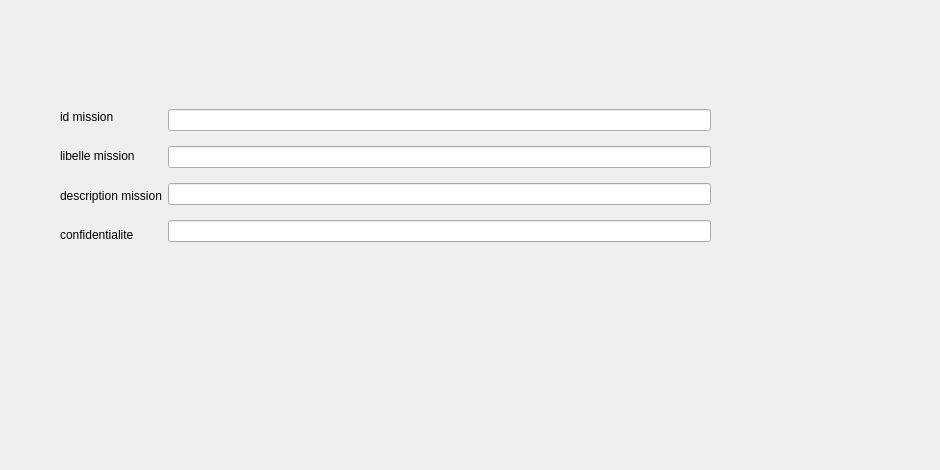
     <widget class="QWidget" name="tab_7">
      <attribute name="title">
       <string>ajouter</string>
      </attribute>
      <widget class="QPushButton" name="pb_ajouter_3">
       <property name="geometry">
        <rect>
         <x>340</x>
         <y>260</y>
         <width>181</width>
         <height>34</height>
        </rect>
       </property>
       <property name="styleSheet">
        <string notr="true">
background-color: transparent;
background: none;
border: none;
background-repeat: none;
border-image: url(:/add.png);</string>
       </property>
       <property name="text">
        <string/>
       </property>
      </widget>
      <widget class="QWidget" name="horizontalLayoutWidget_15">
       <property name="geometry">
        <rect>
         <x>60</x>
         <y>100</y>
         <width>651</width>
         <height>151</height>
        </rect>
       </property>
       <layout class="QHBoxLayout" name="horizontalLayout_15">
        <item>
         <layout class="QVBoxLayout" name="verticalLayout_13">
          <item>
           <widget class="QLabel" name="label_17">
            <property name="styleSheet">
             <string notr="true">font: 10pt &quot;Roboto&quot;;</string>
            </property>
            <property name="text">
             <string>id mission</string>
            </property>
           </widget>
          </item>
          <item>
           <widget class="QLabel" name="label_18">
            <property name="text">
             <string>libelle mission</string>
            </property>
           </widget>
          </item>
          <item>
           <widget class="QLabel" name="label_33">
            <property name="text">
             <string>description mission</string>
            </property>
           </widget>
          </item>
          <item>
           <widget class="QLabel" name="label_34">
            <property name="text">
             <string>confidentialite</string>
            </property>
           </widget>
          </item>
         </layout>
        </item>
        <item>
         <layout class="QVBoxLayout" name="verticalLayout_14">
          <item>
           <widget class="QLineEdit" name="id_mission"/>
          </item>
          <item>
           <widget class="QLineEdit" name="libelle"/>
          </item>
          <item>
           <widget class="QLineEdit" name="description"/>
          </item>
          <item>
           <widget class="QLineEdit" name="confidentialite"/>
          </item>
         </layout>
        </item>
       </layout>
      </widget>
      <widget class="QPushButton" name="return_4">
       <property name="geometry">
        <rect>
         <x>704</x>
         <y>330</y>
         <width>91</width>
         <height>23</height>
        </rect>
       </property>
       <property name="styleSheet">
        <string notr="true">
background-color: transparent;
background: none;
border: none;
background-repeat: none;
border-image: url(:/return.png);</string>
       </property>
       <property name="text">
        <string/>
       </property>
      </widget>
      <widget class="QLabel" name="label_32">
       <property name="geometry">
        <rect>
         <x>-80</x>
         <y>-70</y>
         <width>931</width>
         <height>461</height>
        </rect>
       </property>
       <property name="text">
        <string/>
       </property>
       <property name="pixmap">
        <pixmap resource="multi.qrc">:/12.png</pixmap>
       </property>
      </widget>
      <zorder>label_32</zorder>
      <zorder>pb_ajouter_3</zorder>
      <zorder>horizontalLayoutWidget_15</zorder>
      <zorder>return_4</zorder>
     </widget>
